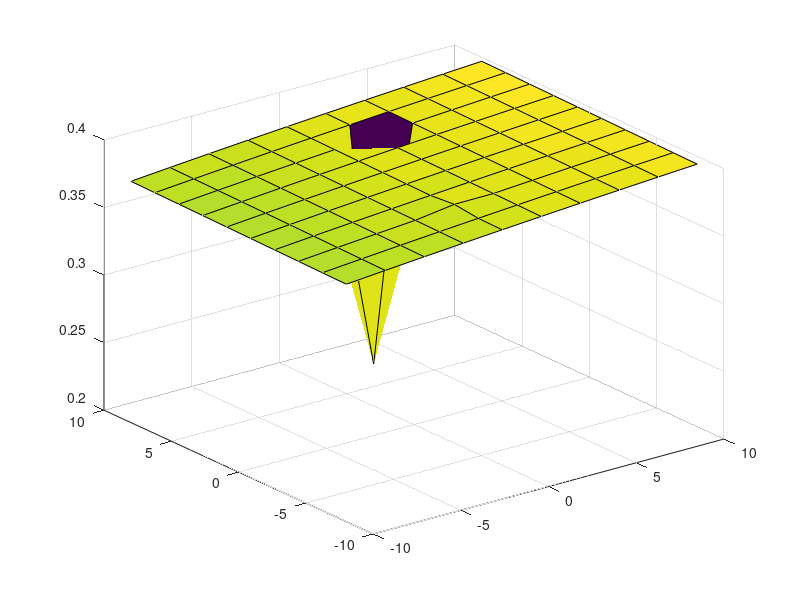

Reproduce this figure in MATLAB.
function test_find_theta;

%find_theta(1,3)
%find_theta2(-1,-9)
% z1=1;
% thetavals=[];
% for j=1:100;
%   thetavals=[thetavals,find_theta(z,z2vals(j))];
% end
% plot(z2vals,thetavals)

z1vals=linspace(-10,10,10);
z2vals=linspace(-8,8,10);
[X,Y] = meshgrid(z1vals,z2vals);
[m,n]=size(X)
[m,n]=size(Y)
for i=1:10
  for j=1:10;
  Z(i,j)=find_theta2(z1vals(i),z2vals(j));
end
end
Z
figure
surf(X,Y,Z')

find_theta(50,-50)

end

function th=find_theta(z,z2);
th=sqrt(15)/10;
G=inline('(sinh(a/2)/(a/2)-sinh(b/2)/(b/2))*cosh(c*theta)','a','b','c','theta');
H=inline('(sinh(a/2)/(a/2)-sinh(b/2)/(b/2))*sinh(c*theta)*c','a','b','c','theta');
del=1;
iter=0;
while abs(del)>10^(-5) 
   del=-(G(z,2*z,z2,th)+G(2*z,z2,z,th)+G(z2,z,2*z,th))/(H(z,2*z,z2,th)+H(2*z,z2,z,th)+H(z2,z,2*z,th));
   th=th+del;
   iter=iter+1;
   if iter>5 
    disp ('oeie') 
   end
end
end

function th=find_theta2(z,z2); % z'en zijn kwadraten !
th=sqrt(15)/10;
%G=inline('(sinh(a/2)/(a/2)-sinh(b/2)/(b/2))*cosh(c*theta)','a','b','c','theta');
%H=inline('(sinh(a/2)/(a/2)-sinh(b/2)/(b/2))*sinh(c*theta)*c','a','b','c','theta');
del=1;
iter=0;
while abs(del)>10^(-5)
   th2=th^2; 
   del=-(G(z,4*z,z2,th2)+G(4*z,z2,z,th2)+G(z2,z,4*z,th2))/(H(z,4*z,z2,th2)+H(4*z,z2,z,th2)+H(z2,z,4*z,th2));
   th=th+del;
   iter=iter+1;
   
end
if iter>5 
    fprintf ('oeie %d \n',iter) 
   end
end

function y=G(a,b,c,t2)
y=(eta(a/4)-eta(b/4))*xi(c*t2);
end

function y=H(a,b,c,t2) % t2 staat voor theta^2
if t2 > 0
  t=sqrt(t2);
else
  t=sqrt(-t2);
end;
y=(eta(a/4)-eta(b/4))*eta(c*t2)*c*t;
end
   
function y=xi(z)
if z>0
   y=cosh(sqrt(z));
elseif z<0
   y=cos(sqrt(-z));
else
   y=1;
end
end

function y=eta(z)
if z>0
   y=sinh(sqrt(z))/sqrt(z);
elseif z<0
   y=sin(sqrt(-z))/sqrt(-z);
else y=1;
end
end

